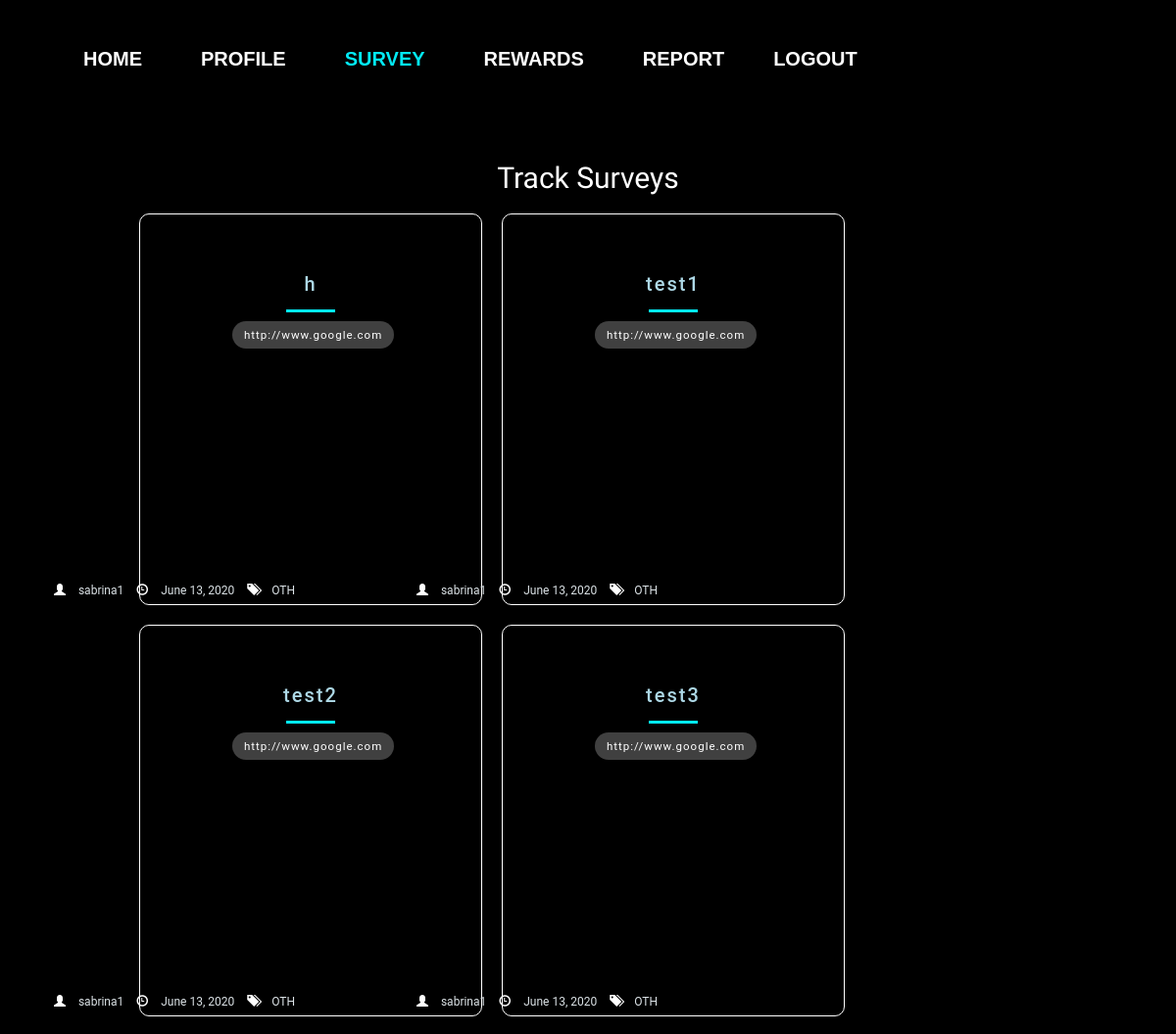
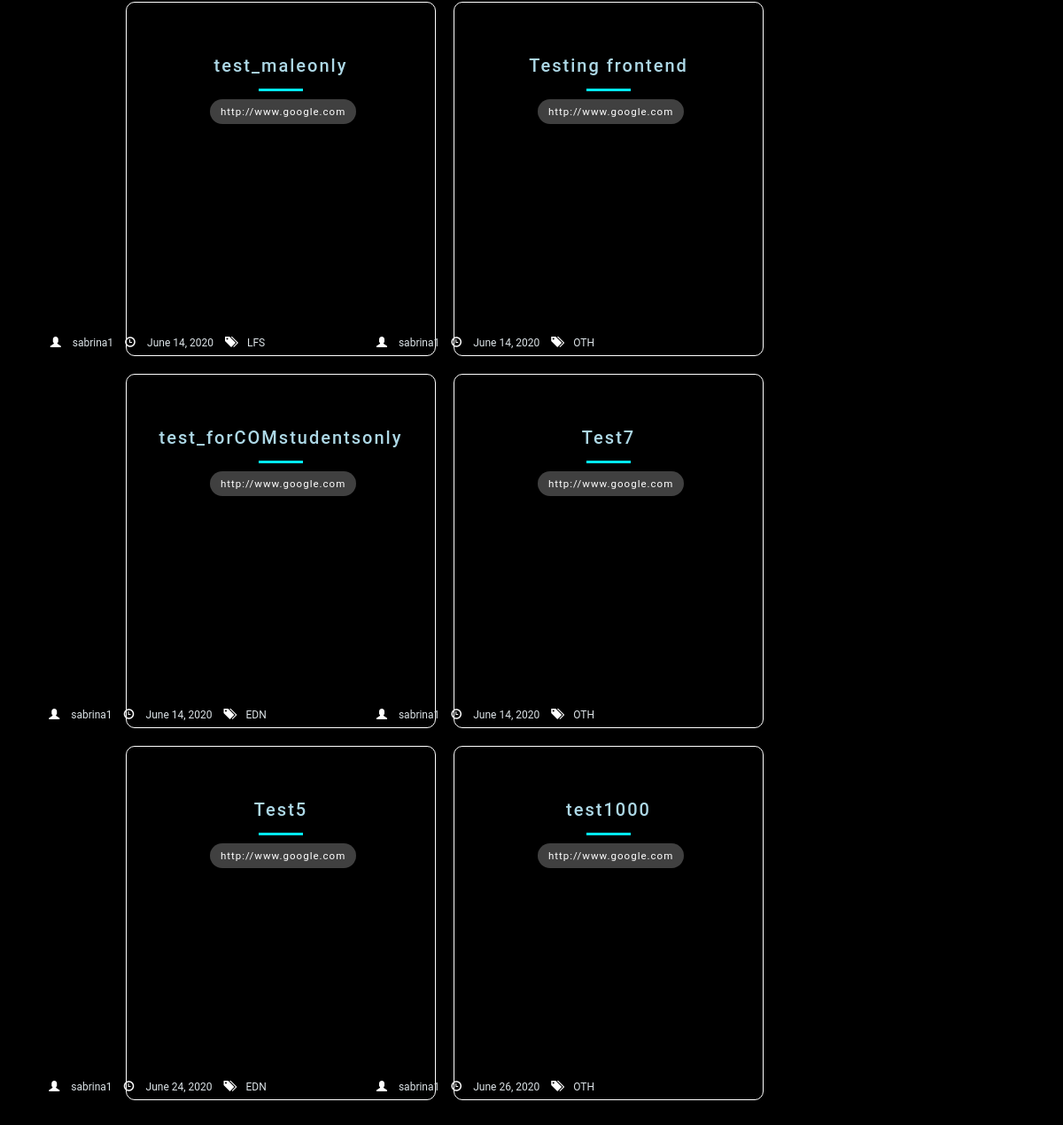
The page /tracksurvey/ (signed in) on the database its author committed (2 pictures, top to bottom).
### survey/models.py (models this page shows, shortened)
class UploadSurvey(models.Model):
    user = models.ForeignKey(to=User, null=True, on_delete=models.SET_NULL,blank=True)
    uploadDate = models.DateField(default=timezone.now)
    surveytitle = models.CharField('Survey Title', max_length=100)
    surveylink = models.URLField('Survey Link', max_length=200)
    surveydescription = models.CharField('Survey Description',
        max_length=5000,
        help_text="Include your survey dscription here!")
    surveycategory_choices = [
    ('EDN','Education'),
    ('HTC','Healthcare'),
    ('LFS','Lifestyle'),
    ('NUS','NUS-Related'),
    ('OTH','Others')]
    surveycategory = models.CharField('Survey Category',choices=surveycategory_choices, max_length=100, default='OTH')
    gender_filter=models.ManyToManyField(GenderFilter,blank=True)
    singaporean_filter=models.ManyToManyField(SingaporeanFilter, blank=True)
    faculty_filter=models.ManyToManyField(FacultyFilter,blank=True)
    year_filter=models.ManyToManyField(YearFilter,blank=True)
    residential_filter=models.ManyToManyField(ResidentialFilter, blank=True)

### survey/views.py (the view)
# urls.py: path('tracksurvey/', survey_views.tracksurvey_view , name='tracksurvey'),
@login_required
def tracksurvey_view(request):
    context = {
        'displayedsurveys': UploadSurvey.objects.filter(user=request.user)
    }
    return render(request, 'survey/tracksurvey.html', context)

### survey/templates/survey/tracksurvey.html (shortened to what this page needs)
{% extends "survey/base.html" %}
{% load static %}
{% block css %}
<link rel="stylesheet" type="text/css" href="{% static 'survey/tracksurvey.css'%}">
{% endblock %}
{% block navbar %}
<div class="nav_box">
<header class="navbarheader">
<div class=nav>
  <ul class=navbarlist>
    <a href="{% url 'survey:dashboard' %}" role="button">Home</a>
    <a href="{% url 'accounts:profile' %}" role="button">Profile</a>
    <a href="{% url 'survey:survey' %}" role="button" class="active">Survey</a>
    <a href="{% url 'survey:shoprewards' %}" role="button" >Rewards</a>
    <a href="{% url 'survey:report' %}" role="button">Report</a>
    <a href="{% url 'logout' %}" id="logout">Logout</a>
  </ul>
</div>
</header>
</div>
{% endblock %}
{% block body_block %}
{% load widget_tweaks %}
<div class="main">
    <h1> Track Surveys </h1>
    <ul class="cards">
        {% for survey in displayedsurveys %}
        <li class="cards_item">
        <div class="blog-card">
            <div class="title-content">
              <h3>
                <a href="{% url 'survey:tracksurvey-detail' survey.id %}" style="color:lightblue"> {{survey.surveytitle}} </a>
            </h3>
              <hr />
              <div class="intro">
                <a href="{{survey.surveylink}}" class="surveylinkbutton"> {{survey.surveylink}} </a>
              </div>
            </div>
            <div>
              <ul class="utility-list">
                <span class="glyphicon glyphicon-user" aria-hidden="true" style="color:white"> </span>
                <li class="user">{{survey.user}}</li>
                <span class="glyphicon glyphicon-time" aria-hidden="true" style="color:white"> </span>
                <li class="date">{{survey.uploadDate}}</li>
                <span class="glyphicon glyphicon-tags" aria-hidden="true" style="color:white"> </span>
                <li class="tags">{{survey.surveycategory}}</li>
              </ul>
            </div>
            <div class="color-overlay"></div>
          </div>
      </li>
      {% endfor %}
    </ul>
</div>
{% endblock %}

### survey/static/survey/base.css (style rules this page uses)
html { height: 100%; }
body { background: #000000; margin: auto; font-family: "Trebuchet MS", monospace; }
div { padding:5px; }

### survey/static/survey/nav.css (style rules this page uses)
.navbarheader { color: white; display: flex; align-items: center; justify-content: center; overflow: hidden; display: flex; align-items: center; justify-content: center; flex-direction: row; height:100px; position:fixed; }
.navbarlist { display: flex; list-style-type: none; }
.navbarlist a { margin: 10px 30px; position: relative; color: white; font-family: 'Oswald', sans-serif; font-size: 20px; font-weight: bold; text-transform: uppercase; text-decoration: none; }
.navbarlist a:before { position: absolute; bottom: -2px; content: ''; width: 100%; height: 3px; background: #03e9f4; transform: translateX(-100%); opacity: 0; }
.navbarlist .active { color: #03e9f4; }
#logout { margin-left: 20px; }

### survey/static/survey/tracksurvey.css (style rules this page uses)
html { background: black; }
body { color: white; font-family: 'Quicksand', serif; font-style: normal; font-weight: 400; letter-spacing: 0; padding: 1rem; }
.main { max-width: 1600px; margin: 0px auto; }
h1 { font-size: 30px; font-weight: 400; text-align: center; }
.cards { display: flex; flex-wrap: wrap; list-style: none; padding: 10%; margin-top: -10%; }
.cards_item { display: flex; padding: 1rem; }
.blog-card { border: 1px solid white; width: 350px; height: 400px; overflow: hidden; border-radius: 10px; box-shadow: 3px 3px 20px rgba(0, 0, 0, .5); text-align: center; }
.blog-card .color-overlay { border-color: white; width: 350px; height: 1000px; transition: background-color 0.3s cubic-bezier(0.33, 0.66, 0.66, 1); margin-top: -500px; margin-left: -5px }
.title-content { text-align: center; width: 100%; margin: 30px 0 0 0; line-height: 10px; }
h3 { font-size: 20px; font-weight: 500; letter-spacing: 2px; color: #9cc9e3; font-family: 'Roboto', sans-serif; margin-bottom: 10px; }
hr { width: 50px; height: 3px; margin: 15px auto; border: 0; background: #03e9f4; }
.intro { width: 170px; margin: 0 auto; color: #dce3e7; font-family: 'Roboto', sans-serif; font-size: 13px; line-height: 5px; }
.utility-list { list-style-type: none; padding: 0; width: 100%; position: absolute; margin-left: -570px; margin-top: 230px; font-size:12px; }
.utility-list li { margin: 5px -10px 5px 0; padding: 0 20px 0 30px; display: inline-block; color: #dce3e7; font-family: 'Roboto', sans-serif; }
.utility-list li.user { margin-left:-20px; }
.utility-list li.date { margin-left:-20px; }
.utility-list li.tags { margin-left:-20px; }
.surveylinkbutton { color: white; font-size: 1.15rem; width: 100%; padding: .5rem 1rem; border: 2px solid transparent; outline: none; border-radius: 1.5rem; background-color: rgba(255, 255, 255, 0.25); letter-spacing: 1px; }

### rows shown on the page
UploadSurvey: surveytitle "h", surveylink "http://www.google.com", user "sabrina1", uploadDate "June 13, 2020", surveycategory "OTH"
UploadSurvey: surveytitle "test1", surveylink "http://www.google.com", user "sabrina1", uploadDate "June 13, 2020", surveycategory "OTH"
UploadSurvey: surveytitle "test2", surveylink "http://www.google.com", user "sabrina1", uploadDate "June 13, 2020", surveycategory "OTH"
UploadSurvey: surveytitle "test3", surveylink "http://www.google.com", user "sabrina1", uploadDate "June 13, 2020", surveycategory "OTH"
UploadSurvey: surveytitle "test_maleonly", surveylink "http://www.google.com", user "sabrina1", uploadDate "June 14, 2020", surveycategory "LFS"
UploadSurvey: surveytitle "Testing frontend", surveylink "http://www.google.com", user "sabrina1", uploadDate "June 14, 2020", surveycategory "OTH"
UploadSurvey: surveytitle "test_forCOMstudentsonly", surveylink "http://www.google.com", user "sabrina1", uploadDate "June 14, 2020", surveycategory "EDN"
UploadSurvey: surveytitle "Test7", surveylink "http://www.google.com", user "sabrina1", uploadDate "June 14, 2020", surveycategory "OTH"
UploadSurvey: surveytitle "Test5", surveylink "http://www.google.com", user "sabrina1", uploadDate "June 24, 2020", surveycategory "EDN"
UploadSurvey: surveytitle "test1000", surveylink "http://www.google.com", user "sabrina1", uploadDate "June 26, 2020", surveycategory "OTH"
